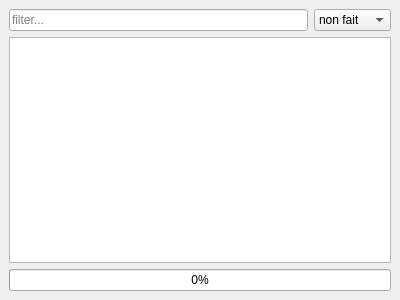
<?xml version="1.0" encoding="UTF-8"?>
<ui version="4.0">
 <class>ItemDockWidget</class>
 <widget class="QDockWidget" name="ItemDockWidget">
  <property name="geometry">
   <rect>
    <x>0</x>
    <y>0</y>
    <width>400</width>
    <height>300</height>
   </rect>
  </property>
  <property name="windowTitle">
   <string>DockWidget</string>
  </property>
  <widget class="QWidget" name="dockWidgetContents">
   <layout class="QVBoxLayout" name="verticalLayout">
    <item>
     <layout class="QHBoxLayout" name="horizontalLayout">
      <item>
       <widget class="QLineEdit" name="lineEdit">
        <property name="placeholderText">
         <string>filter...</string>
        </property>
       </widget>
      </item>
      <item>
       <widget class="QComboBox" name="comboBox">
        <item>
         <property name="text">
          <string>non fait</string>
         </property>
         <property name="icon">
          <iconset resource="gfx.qrc">
           <normaloff>:/bad.gif</normaloff>:/bad.gif</iconset>
         </property>
        </item>
        <item>
         <property name="text">
          <string>en cours</string>
         </property>
         <property name="icon">
          <iconset resource="gfx.qrc">
           <normaloff>:/tag.png</normaloff>:/tag.png</iconset>
         </property>
        </item>
        <item>
         <property name="text">
          <string>fait</string>
         </property>
         <property name="icon">
          <iconset resource="gfx.qrc">
           <normaloff>:/valid.gif</normaloff>:/valid.gif</iconset>
         </property>
        </item>
        <item>
         <property name="text">
          <string>tous</string>
         </property>
         <property name="icon">
          <iconset resource="gfx.qrc">
           <normaloff>:/all.gif</normaloff>:/all.gif</iconset>
         </property>
        </item>
       </widget>
      </item>
     </layout>
    </item>
    <item>
     <widget class="QTableView" name="tableView">
      <property name="alternatingRowColors">
       <bool>true</bool>
      </property>
      <property name="selectionMode">
       <enum>QAbstractItemView::SingleSelection</enum>
      </property>
      <property name="selectionBehavior">
       <enum>QAbstractItemView::SelectRows</enum>
      </property>
      <property name="sortingEnabled">
       <bool>true</bool>
      </property>
      <attribute name="horizontalHeaderStretchLastSection">
       <bool>true</bool>
      </attribute>
      <attribute name="verticalHeaderVisible">
       <bool>false</bool>
      </attribute>
     </widget>
    </item>
    <item>
     <widget class="QProgressBar" name="progressBar">
      <property name="value">
       <number>0</number>
      </property>
      <property name="alignment">
       <set>Qt::AlignCenter</set>
      </property>
      <property name="textVisible">
       <bool>true</bool>
      </property>
     </widget>
    </item>
   </layout>
  </widget>
 </widget>
 <resources>
  <include location="gfx.qrc"/>
 </resources>
 <connections/>
</ui>
